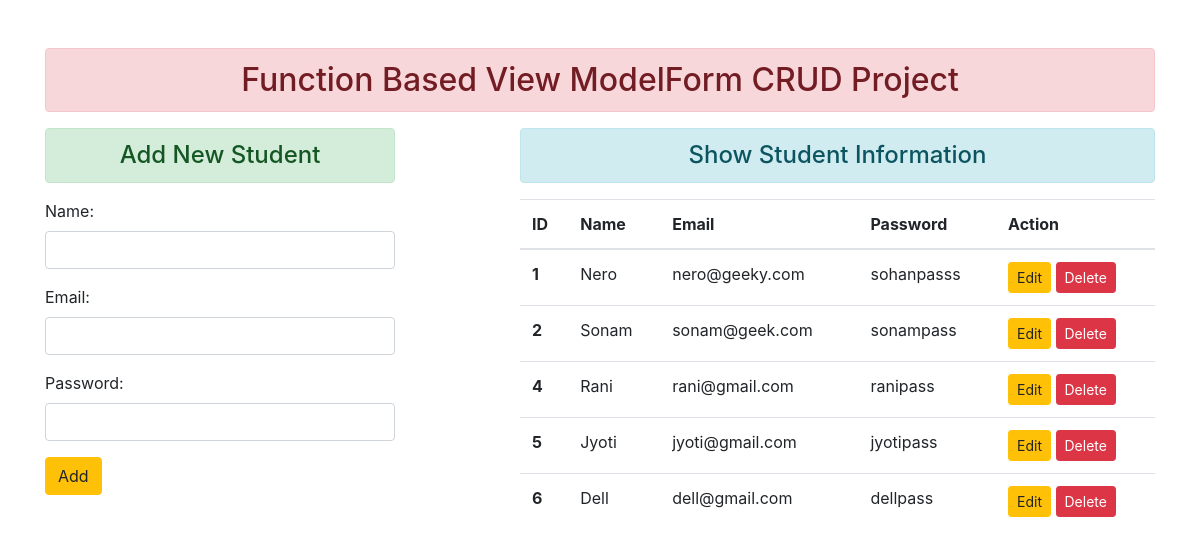
Before: / with the older database file.
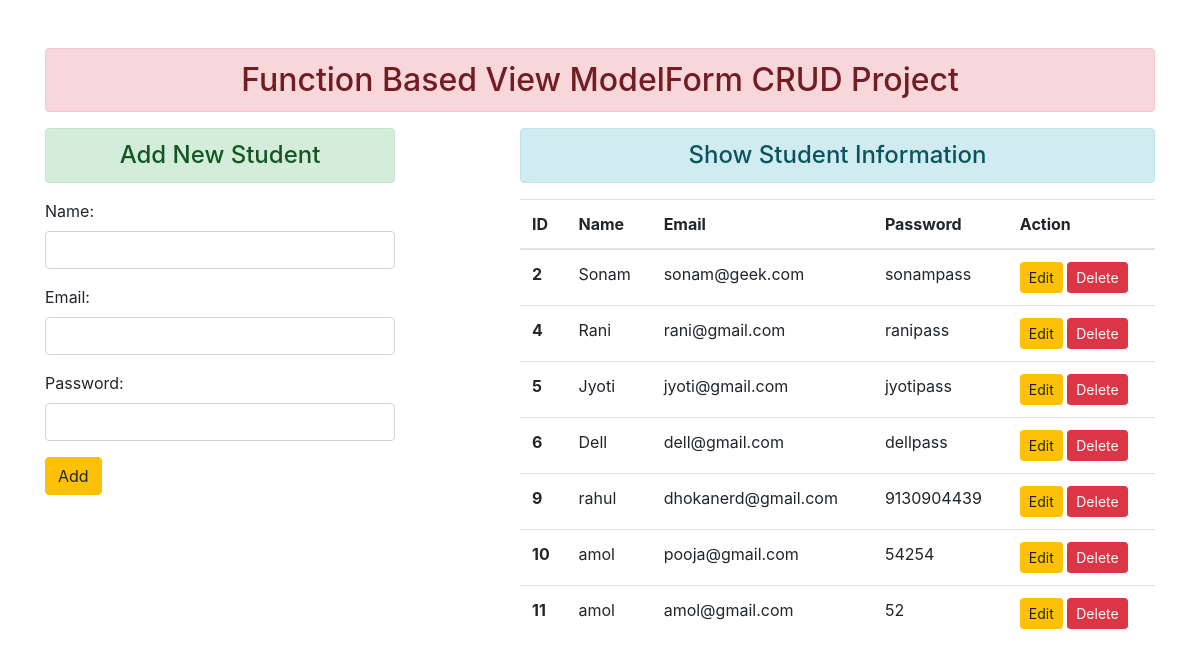
After: the same page with the newer database file.
### enroll/models.py (models this page shows)
class User(models.Model):
 name = models.CharField(max_length=70)
 email = models.EmailField(max_length=100)
 password = models.CharField(max_length=100)

### enroll/views.py (the view)
# urls.py: path('', views.add_show, name="addandshow"),
def add_show(request):
 if request.method == 'POST':
  fm = StudentRegistration(request.POST)
  if fm.is_valid():
   nm = fm.cleaned_data['name']
   em = fm.cleaned_data['email']
   pw = fm.cleaned_data['password']
   reg = User(name=nm, email=em, password=pw)
   reg.save()
   fm = StudentRegistration()
 else:
  fm = StudentRegistration()
 stud = User.objects.all()
 return render(request, 'enroll/addandshow.html', {'form':fm, 'stu':stud})

### enroll/forms.py
class StudentRegistration(forms.ModelForm):
 class Meta:
  model = User
  fields = ['name', 'email', 'password']
  widgets = {
   'name': forms.TextInput(attrs={'class':'form-control'}),
   'email': forms.EmailInput(attrs={'class':'form-control'}),
   'password': forms.PasswordInput(render_value=True, attrs={'class':'form-control'}),
  }

### enroll/templates/enroll/addandshow.html (shortened to what this page needs)
{% extends 'enroll/base.html' %}
{% block content %}
<div class="row">
 <div class="col-sm-4">
  <h4 class="text-center alert alert-success">Add New Student</h4>
  <form action="" method="POST">
   {{form.as_p}}
   <input type="submit" class= 'btn btn-warning'value="Add">
  </form>
 </div>
 <div class="col-sm-7 offset-1">
  <h4 class="text-center alert alert-info">Show Student Information</h4>
  {% if stu %}
   <table class="table table-hover">
     <thead>
       <tr>
         <th scope="col">ID</th>
         <th scope="col">Name</th>
         <th scope="col">Email</th>
         <th scope="col">Password</th>
         <th scope="col">Action</th>
       </tr>
     </thead>
     <tbody>
      {% for st in stu %}
       <tr>
         <th scope="row">{{st.id}}</th>
         <td>{{st.name}}</td>
         <td>{{st.email}}</td>
         <td>{{st.password}}</td>
         <td>
         <a href="{% url 'updatedata' st.id %}" class="btn btn-warning btn-sm">Edit</a>
         <form action="{% url 'deletedata' st.id %}" method="post" class="d-inline"> {% csrf_token %}
          <input type="submit" class="btn btn-danger btn-sm" value="Delete">
         </form>
         </td>
       </tr>
      {% endfor %}
     </tbody>
   </table>
  {% else %}
   <h4 class="text-center alert alert-warning">No Records</h4>
  {% endif %}
 </div>
</div>
{% endblock content %}

### enroll/templates/enroll/base.html (shortened to what this page needs)
<!DOCTYPE html>
{% load static %}
<html lang="en">
<head>
 <link rel="stylesheet" href="{% static 'enroll/css/bootstrap.css' %}">
</head>
<body>
 <div class="container mt-5">
  <h2 class="text-center alert alert-danger">Function Based View ModelForm CRUD Project</h2>
  {% block content %} {% endblock content %}
 </div>
</body>
</html>

Changed rows visible on the page:
removed User: id "1", name "Nero", email "nero@geeky.com", password "sohanpasss"
added User: id "9", name "rahul", email "dhokanerd@gmail.com", password "9130904439"
added User: id "10", name "amol", email "pooja@gmail.com", password "54254"
added User: id "11", name "amol", email "amol@gmail.com", password "52"
